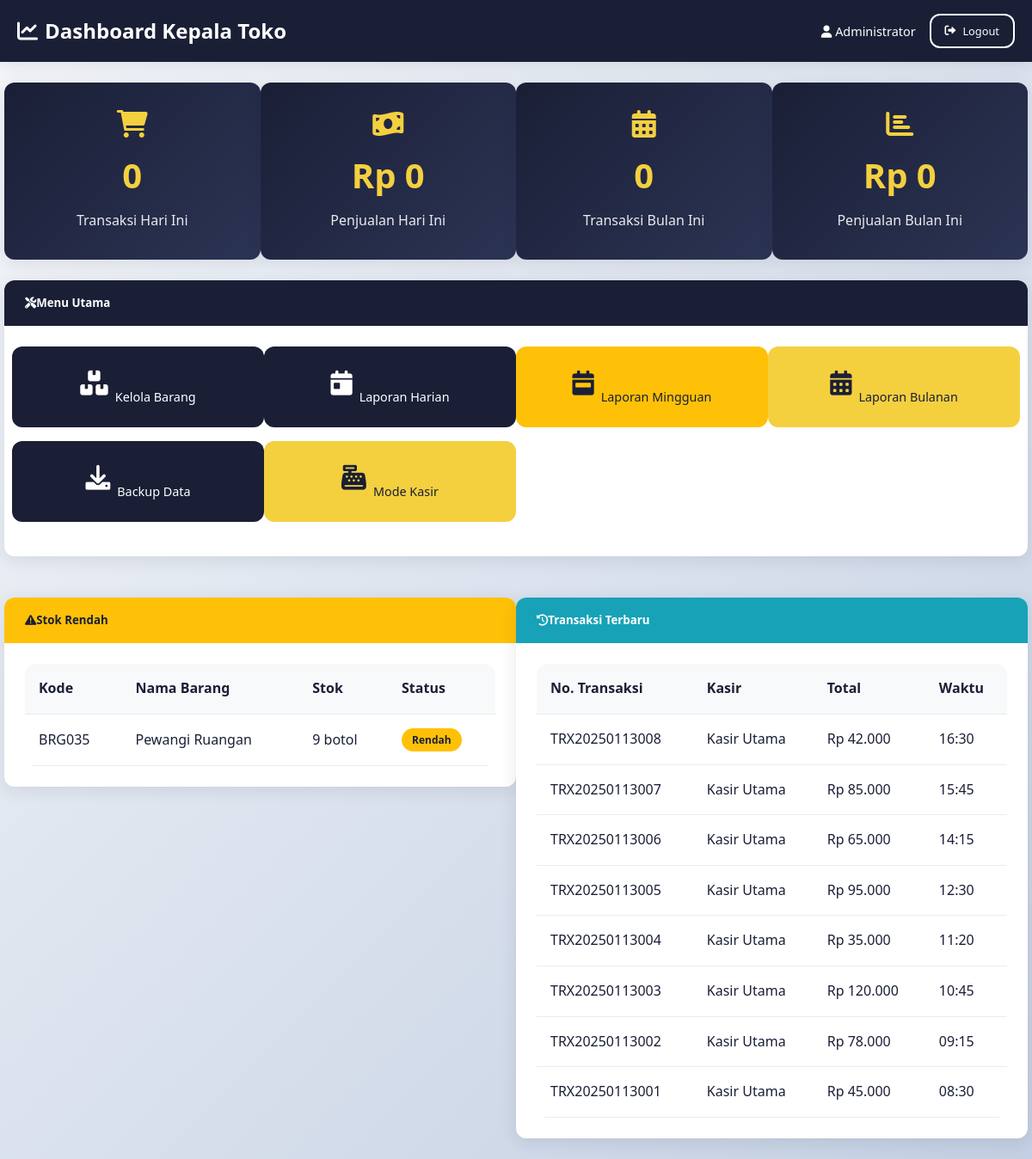
/kepala_toko/dashboard.php (signed in), run on the app's committed database.
### tables this page shows
CREATE TABLE barang (
    id INT AUTO_INCREMENT PRIMARY KEY,
    kode_barang VARCHAR(20) UNIQUE NOT NULL,
    nama_barang VARCHAR(100) NOT NULL,
    kategori_id INT,
    harga_jual DECIMAL(10,2) NOT NULL,
    stok INT DEFAULT 0,
    satuan VARCHAR(20) DEFAULT 'pcs',
    created_at TIMESTAMP DEFAULT CURRENT_TIMESTAMP,
    updated_at TIMESTAMP DEFAULT CURRENT_TIMESTAMP ON UPDATE CURRENT_TIMESTAMP,
    FOREIGN KEY (kategori_id) REFERENCES kategori(id) ON DELETE SET NULL
);

CREATE TABLE transaksi (
    id INT AUTO_INCREMENT PRIMARY KEY,
    no_transaksi VARCHAR(20) UNIQUE NOT NULL,
    tanggal_transaksi TIMESTAMP DEFAULT CURRENT_TIMESTAMP,
    total_bayar DECIMAL(10,2) NOT NULL,
    uang_diterima DECIMAL(10,2) NOT NULL,
    kembalian DECIMAL(10,2) NOT NULL,
    kasir_id INT NOT NULL,
    FOREIGN KEY (kasir_id) REFERENCES users(id)
);

CREATE TABLE users (
    id INT AUTO_INCREMENT PRIMARY KEY,
    username VARCHAR(50) UNIQUE NOT NULL,
    password VARCHAR(255) NOT NULL,
    nama_lengkap VARCHAR(100) NOT NULL,
    role ENUM('kasir', 'kepala_toko') NOT NULL,
    created_at TIMESTAMP DEFAULT CURRENT_TIMESTAMP
);

### kepala_toko/dashboard.php (the view, shortened to what this page needs)
<?php
$database = new Database();
$db = $database->getConnection();
$tanggal_hari_ini = date('Y-m-d');
$query_stats = "SELECT
    COUNT(*) as total_transaksi,
    SUM(total_bayar) as total_penjualan,
    AVG(total_bayar) as rata_rata_transaksi
    FROM transaksi
    WHERE DATE(tanggal_transaksi) = ?";
$stmt_stats = $db->prepare($query_stats);
$stmt_stats->execute([$tanggal_hari_ini]);
$stats_hari_ini = $stmt_stats->fetch(PDO::FETCH_ASSOC);
$bulan_ini = date('Y-m');
$query_stats_bulan = "SELECT
    COUNT(*) as total_transaksi_bulan,
    SUM(total_bayar) as total_penjualan_bulan
    FROM transaksi
    WHERE DATE_FORMAT(tanggal_transaksi, '%Y-%m') = ?";
$stmt_stats_bulan = $db->prepare($query_stats_bulan);
$stmt_stats_bulan->execute([$bulan_ini]);
$stats_bulan_ini = $stmt_stats_bulan->fetch(PDO::FETCH_ASSOC);
$query_stok_rendah = "SELECT * FROM barang WHERE stok <= 10 ORDER BY stok ASC LIMIT 5";
$stmt_stok_rendah = $db->prepare($query_stok_rendah);
$stmt_stok_rendah->execute();
$stok_rendah = $stmt_stok_rendah->fetchAll(PDO::FETCH_ASSOC);
$query_transaksi_terbaru = "SELECT t.*, u.nama_lengkap as nama_kasir
                           FROM transaksi t
                           JOIN users u ON t.kasir_id = u.id
                           ORDER BY t.tanggal_transaksi DESC
                           LIMIT 10";
$stmt_transaksi_terbaru = $db->prepare($query_transaksi_terbaru);
$stmt_transaksi_terbaru->execute();
$transaksi_terbaru = $stmt_transaksi_terbaru->fetchAll(PDO::FETCH_ASSOC);
?>
<!DOCTYPE html>
<html lang="id">
<head>
    <link href="https://cdnjs.cloudflare.com/ajax/libs/font-awesome/6.0.0/css/all.min.css" rel="stylesheet">
    <link href="../assets/css/modern-style.css" rel="stylesheet">
</head>
<body>
    <nav class="navbar">
        <div class="container-fluid">
            <div class="navbar-content">
                <a class="navbar-brand" href="#">
                    <i class="fas fa-chart-line"></i>Dashboard Kepala Toko
                </a>
                <div class="navbar-nav">
                    <span class="navbar-text">
                        <i class="fas fa-user"></i> <?php echo $_SESSION['nama_lengkap']; ?>
                    </span>
                    <a class="btn btn-outline-light btn-sm" href="../logout.php">
                        <i class="fas fa-sign-out-alt"></i>Logout
                    </a>
                </div>
            </div>
        </div>
    </nav>
    <div class="container-fluid mt-4">
        <div class="row mb-4">
            <div class="col-md-3">
                <div class="stats-card fade-in">
                    <i class="fas fa-shopping-cart fa-2x"></i>
                    <h4><?php echo $stats_hari_ini['total_transaksi'] ?? 0; ?></h4>
                    <p>Transaksi Hari Ini</p>
                </div>
            </div>
            <div class="col-md-3">
                <div class="stats-card fade-in">
                    <i class="fas fa-money-bill-wave fa-2x"></i>
                    <h4>Rp <?php echo number_format($stats_hari_ini['total_penjualan'] ?? 0, 0, ',', '.'); ?></h4>
                    <p>Penjualan Hari Ini</p>
                </div>
            </div>
            <div class="col-md-3">
                <div class="stats-card fade-in">
                    <i class="fas fa-calendar-alt fa-2x"></i>
                    <h4><?php echo $stats_bulan_ini['total_transaksi_bulan'] ?? 0; ?></h4>
                    <p>Transaksi Bulan Ini</p>
                </div>
            </div>
            <div class="col-md-3">
                <div class="stats-card fade-in">
                    <i class="fas fa-chart-bar fa-2x"></i>
                    <h4>Rp <?php echo number_format($stats_bulan_ini['total_penjualan_bulan'] ?? 0, 0, ',', '.'); ?></h4>
                    <p>Penjualan Bulan Ini</p>
                </div>
            </div>
        </div>
        <div class="row mb-4">
            <div class="col-md-12">
                <div class="card fade-in">
                    <div class="card-header">
                        <h5 class="mb-0"><i class="fas fa-tools"></i>Menu Utama</h5>
                    </div>
                    <div class="card-body">
                        <div class="row">
                            <div class="col-md-3 mb-3">
                                <a href="kelola_barang.php" class="btn btn-primary w-100 py-4">
                                    <i class="fas fa-boxes fa-2x mb-2"></i><br>
                                    Kelola Barang
                                </a>
                            </div>
                            <div class="col-md-3 mb-3">
                                <a href="laporan_harian.php" class="btn btn-primary w-100 py-4">
                                    <i class="fas fa-calendar-day fa-2x mb-2"></i><br>
                                    Laporan Harian
                                </a>
                            </div>
                            <div class="col-md-3 mb-3">
                                <a href="laporan_mingguan.php" class="btn btn-warning w-100 py-4">
                                    <i class="fas fa-calendar-week fa-2x mb-2"></i><br>
                                    Laporan Mingguan
                                </a>
                            </div>
                            <div class="col-md-3 mb-3">
                                <a href="laporan_bulanan.php" class="btn btn-secondary w-100 py-4">
                                    <i class="fas fa-calendar-alt fa-2x mb-2"></i><br>
                                    Laporan Bulanan
                                </a>
                            </div>
                        </div>
                        <div class="row">
                            <div class="col-md-3 mb-3">
                                <a href="backup_data.php" class="btn btn-primary w-100 py-4">
                                    <i class="fas fa-download fa-2x mb-2"></i><br>
                                    Backup Data
                                </a>
                            </div>
                            <div class="col-md-3 mb-3">
                                <a href="../kasir/dashboard.php" class="btn btn-secondary w-100 py-4">
                                    <i class="fas fa-cash-register fa-2x mb-2"></i><br>
                                    Mode Kasir
                                </a>
                            </div>
                        </div>
                    </div>
                </div>
            </div>
        </div>
        <div class="row">
            <div class="col-md-6">
                <div class="card fade-in">
                    <div class="card-header bg-warning">
                        <h5 class="mb-0"><i class="fas fa-exclamation-triangle"></i>Stok Rendah</h5>
                    </div>
                    <div class="card-body">
                        <?php if (count($stok_rendah) > 0): ?>
                            <div class="table-responsive">
                                <table class="table table-sm">
                                    <thead>
                                        <tr>
                                            <th>Kode</th>
                                            <th>Nama Barang</th>
                                            <th>Stok</th>
                                            <th>Status</th>
                                        </tr>
                                    </thead>
                                    <tbody>
                                        <?php foreach ($stok_rendah as $barang): ?>
                                            <tr>
                                                <td><?php echo $barang['kode_barang']; ?></td>
                                                <td><?php echo $barang['nama_barang']; ?></td>
                                                <td><?php echo $barang['stok'] . ' ' . $barang['satuan']; ?></td>
                                                <td>
                                                    <?php if ($barang['stok'] <= 5): ?>
                                                        <span class="badge bg-danger">Kritis</span>
                                                    <?php else: ?>
                                                        <span class="badge bg-warning">Rendah</span>
                                                    <?php endif; ?>
                                                </td>
                                            </tr>
                                        <?php endforeach; ?>
                                    </tbody>
                                </table>
                            </div>
                        <?php endif; ?>
                    </div>
                </div>
            </div>
            <div class="col-md-6">
                <div class="card fade-in">
                    <div class="card-header bg-info">
                        <h5 class="mb-0"><i class="fas fa-history"></i>Transaksi Terbaru</h5>
                    </div>
                    <div class="card-body">
                        <div class="table-responsive">
                            <table class="table table-sm">
                                <thead>
                                    <tr>
                                        <th>No. Transaksi</th>
                                        <th>Kasir</th>
                                        <th>Total</th>
                                        <th>Waktu</th>
                                    </tr>
                                </thead>
                                <tbody>
                                    <?php foreach ($transaksi_terbaru as $transaksi): ?>
                                        <tr>
                                            <td><?php echo $transaksi['no_transaksi']; ?></td>
                                            <td><?php echo $transaksi['nama_kasir']; ?></td>
                                            <td>Rp <?php echo number_format($transaksi['total_bayar'], 0, ',', '.'); ?></td>
                                            <td><?php echo date('H:i', strtotime($transaksi['tanggal_transaksi'])); ?></td>
                                        </tr>
                                    <?php endforeach; ?>
                                </tbody>
                            </table>
                        </div>
                    </div>
                </div>
            </div>
        </div>
    </div>
</body>
</html>

### assets/css/modern-style.css (style rules this page uses)
:root { --primary-color: #1a1f36; --secondary-color: #f4d03f; --primary-light: #2c3454; --secondary-light: #f7dc6f; --white: #ffffff; --light-gray: #f8f9fa; --medium-gray: #e9ecef; --dark-gray: #6c757d; --success: #28a745; --warning: #ffc107; --danger: #dc3545; --info: #17a2b8; --shadow: 0 4px 20px rgba(26, 31, 54, 0.1); --shadow-hover: 0 8px 30px rgba(26, 31, 54, 0.15); --border-radius: 12px; --transition: all 0.3s cubic-bezier(0.4, 0, 0.2, 1); }
* { margin: 0; padding: 0; box-sizing: border-box; }
body { font-family: 'Segoe UI', Tahoma, Geneva, Verdana, sans-serif; line-height: 1.6; color: var(--primary-color); background: linear-gradient(135deg, #f5f7fa 0%, #c3cfe2 100%); min-height: 100vh; }
.container-fluid { width: 100%; padding: 0 20px; }
.row { display: flex; flex-wrap: wrap; margin: 0 -15px; }
@media (min-width: 768px) { .col-md-3 { flex: 0 0 25%; max-width: 25%; } }
@media (min-width: 768px) { .col-md-6 { flex: 0 0 50%; max-width: 50%; } }
@media (min-width: 768px) { .col-md-12 { flex: 0 0 100%; max-width: 100%; } }
.navbar { background: var(--primary-color); padding: 1rem 0; box-shadow: var(--shadow); position: sticky; top: 0; z-index: 1000; }
.navbar-content { display: flex; justify-content: space-between; align-items: center; }
.navbar-brand { color: var(--white); text-decoration: none; font-size: 1.5rem; font-weight: 700; display: flex; align-items: center; gap: 0.5rem; }
.navbar-nav { display: flex; align-items: center; gap: 1rem; }
.navbar-text { color: var(--white); font-size: 0.9rem; }
.card { background: var(--white); border-radius: var(--border-radius); box-shadow: var(--shadow); transition: var(--transition); overflow: hidden; margin-bottom: 1.5rem; }
.card-header { background: var(--primary-color); color: var(--white); padding: 1rem 1.5rem; border-bottom: none; display: flex; justify-content: space-between; align-items: center; }
.card-header.bg-warning { background: var(--warning); color: var(--primary-color); }
.card-header.bg-info { background: var(--info); }
.card-body { padding: 1.5rem; }
.btn { display: inline-flex; align-items: center; justify-content: center; gap: 0.5rem; padding: 0.75rem 1.5rem; border: none; border-radius: var(--border-radius); font-size: 0.9rem; font-weight: 500; text-decoration: none; cursor: pointer; transition: var(--transition); white-space: nowrap; }
.btn-primary { background: var(--primary-color); color: var(--white); }
.btn-secondary { background: var(--secondary-color); color: var(--primary-color); }
.btn-warning { background: var(--warning); color: var(--primary-color); }
.btn-outline-light { background: transparent; color: var(--white); border: 2px solid var(--white); }
.btn-sm { padding: 0.5rem 1rem; font-size: 0.8rem; }
.w-100 { width: 100%; }
.table-responsive { overflow-x: auto; border-radius: var(--border-radius); }
.table { width: 100%; border-collapse: collapse; background: var(--white); }
.table th, .table td { padding: 1rem; text-align: left; border-bottom: 1px solid var(--medium-gray); }
.table th { background: var(--light-gray); font-weight: 600; color: var(--primary-color); }
.badge { display: inline-block; padding: 0.25rem 0.75rem; font-size: 0.75rem; font-weight: 600; border-radius: 50px; text-align: center; }
.badge.bg-warning { background: var(--warning); color: var(--primary-color); }
.stats-card { background: linear-gradient(135deg, var(--primary-color) 0%, var(--primary-light) 100%); color: var(--white); text-align: center; padding: 2rem; border-radius: var(--border-radius); box-shadow: var(--shadow); transition: var(--transition); }
.stats-card h4 { font-size: 2.5rem; font-weight: 700; margin: 0.5rem 0; color: var(--secondary-color); }
.stats-card p { margin: 0; opacity: 0.9; }
.stats-card i { color: var(--secondary-color); }
.mb-0 { margin-bottom: 0; }
.mb-2 { margin-bottom: 0.5rem; }
.mb-3 { margin-bottom: 1rem; }
.mb-4 { margin-bottom: 1.5rem; }
.mt-4 { margin-top: 1.5rem; }
.py-4 { padding-top: 1.5rem; padding-bottom: 1.5rem; }
.fade-in { animation: fadeIn 0.5s ease-out; }

### data on the page
barang: kode_barang "BRG035", nama_barang "Pewangi Ruangan", stok "9", satuan "botol", shows "Rendah"
transaksi: no_transaksi "TRX20250113008", kasir.nama_lengkap "Kasir Utama", total_bayar "42.000", tanggal_transaksi "16:30"
transaksi: no_transaksi "TRX20250113007", kasir.nama_lengkap "Kasir Utama", total_bayar "85.000", tanggal_transaksi "15:45"
transaksi: no_transaksi "TRX20250113006", kasir.nama_lengkap "Kasir Utama", total_bayar "65.000", tanggal_transaksi "14:15"
transaksi: no_transaksi "TRX20250113005", kasir.nama_lengkap "Kasir Utama", total_bayar "95.000", tanggal_transaksi "12:30"
transaksi: no_transaksi "TRX20250113004", kasir.nama_lengkap "Kasir Utama", total_bayar "35.000", tanggal_transaksi "11:20"
transaksi: no_transaksi "TRX20250113003", kasir.nama_lengkap "Kasir Utama", total_bayar "120.000", tanggal_transaksi "10:45"
transaksi: no_transaksi "TRX20250113002", kasir.nama_lengkap "Kasir Utama", total_bayar "78.000", tanggal_transaksi "09:15"
transaksi: no_transaksi "TRX20250113001", kasir.nama_lengkap "Kasir Utama", total_bayar "45.000", tanggal_transaksi "08:30"

### other printed values
$_SESSION['nama_lengkap'] "Administrator"
$stats_hari_ini['total_transaksi'] "0"
$stats_hari_ini['total_penjualan'] "0"
$stats_bulan_ini['total_transaksi_bulan'] "0"
$stats_bulan_ini['total_penjualan_bulan'] "0"
